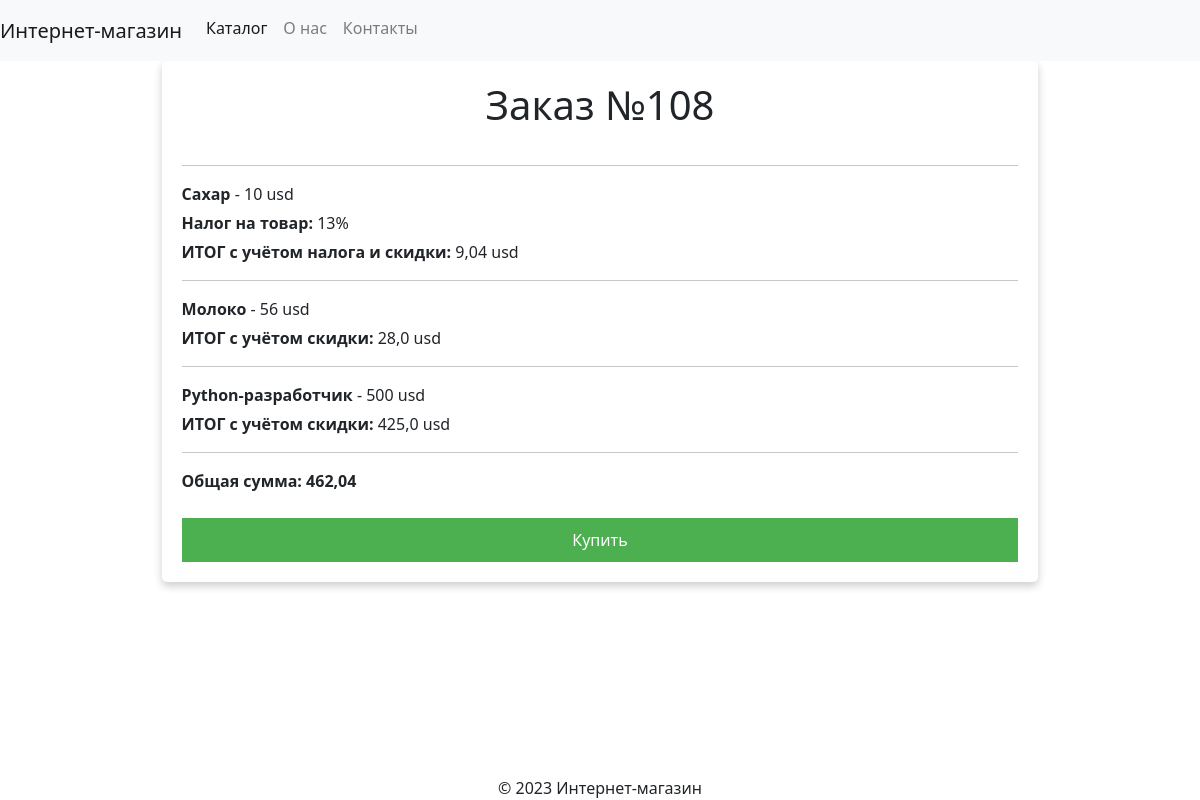
The app's page /order/108/ with its own data.
### transition/models.py (models this page shows, shortened)
class Order(models.Model):
    items = models.ManyToManyField(Item)
    total_price = models.IntegerField(default=0)
    discounted_price = models.IntegerField(default=0)
    currency = models.CharField(max_length=3, choices=(
        ('usd', 'USD'), ('eur', 'EUR')), default='usd')

class Item(models.Model):
    name = models.CharField(max_length=100)
    description = models.TextField()
    price = models.IntegerField(default=0)
    discount_item = models.ForeignKey(
        'Discount',
        on_delete=models.SET_NULL,
        null=True,
        blank=True,
        related_name='item_discounts_set')
    tax_item = models.ForeignKey(
        'Tax',
        on_delete=models.SET_NULL,
        null=True,
        blank=True,
        related_name='item_taxes_set')
    currency = models.CharField(
        max_length=3, choices=(
            ('usd', 'USD'), ('eur', 'EUR')))
    def discounted_price(self):
        if self.discount_item:
            return self.price - (self.price * self.discount_item.value / 100)
        return self.price
    def tax(self):
        if self.tax_item:
            return self.discounted_price() * self.tax_item.value / 100
        else:
            return 0
    def total(self):
        return self.discounted_price() + self.tax()

class Tax(models.Model):
    name = models.CharField(max_length=100)
    value = models.IntegerField(default=0)
    def __str__(self):
        return self.name

class Discount(models.Model):
    name = models.CharField(max_length=100)
    value = models.IntegerField(default=0)

### transition/views.py (the view)
# urls.py: path('order/<int:order_pk>/', views.get_order, name='get_order'),
def get_order(request, order_pk):
    order = get_object_or_404(Order, pk=order_pk)
    total_price = 0
    for item in order.items.all():
        total_price += item.total()
    context = {
        'items': order.items.all(),
        'amount': int(order.total_price / 100),
        'total': total_price,
        'order': order,
        "STRIPE_PUBLIC_KEY": settings.STRIPE_PUBLIC_KEY
    }
    return render(request, 'order.html', context)

### transition/templates/order.html (shortened to what this page needs)
{% extends './base.html' %}
{% block content %}
<div class="container">
    <div class="wrapper">
        <h1>Заказ №{{order.pk}}</h1>
        <ul>
            {% for item in items %}
            <hr>
            <li><b>{{ item.name }}</b> - {{ item.price }} {{ item.currency }}</li>
            {% if item.tax_item %}
            <li><b>Налог на товар:</b> {{ item.tax_item }}</li>
            {% endif %}
            {% if item.discount_item.value %}
            {% if item.tax_item %}
            <li><b>ИТОГ с учётом налога и скидки:</b> {{ item.total }} {{ item.currency }}</li>
            {% else %}
            <li><b>ИТОГ с учётом скидки:</b> {{ item.total }} {{ item.currency }}</li>
            {% endif %}
            {% elif item.tax_item %}
            <li>ИТОГ с учётом налога: {{ item.total }} {{ item.currency }}</li>
            {% endif %}
            {% endfor %}
            <hr>
            <li><strong>Общая сумма: {{ total }} {{ item.currency }}</strong></li>
        </ul>
        <button id="bay-button">Купить</button>
    </div>
</div>
{% endblock %}

### transition/templates/order.html (style rules this page uses)
.wrapper { width: 80%; margin: 0 auto; background-color: #fff; box-shadow: 0 4px 8px 0 rgba(0, 0, 0, 0.2); padding: 20px; border-radius: 5px; display: flex; flex-direction: column; }
h1 { text-align: center; margin-bottom: 20px; }
ul { list-style: none; padding: 0; margin: 0; }
li { margin-bottom: 5px; }
button { background-color: #4CAF50; border: none; color: white; padding: 10px 20px; text-align: center; text-decoration: none; display: inline-block; font-size: 16px; margin-top: 20px; cursor: pointer; }

### transition/templates/base.html (style rules this page uses)
.container { max-width: 1120px; margin: 0 auto; }

### records on screen
Order: pk "108"
Item: name "Сахар", price "10", currency "usd", tax_item "13%", total "9,04"
Item: name "Молоко", price "56", currency "usd", total "28,0"
Item: name "Python-разработчик", price "500", currency "usd", total "425,0"

### other values on screen
{{ total }} "462,04"
